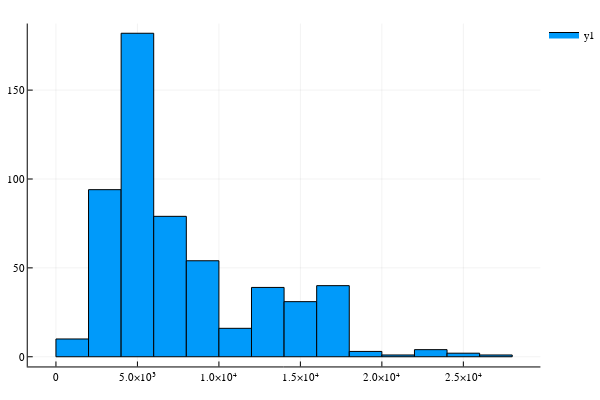

The code cell stored with this chart in its notebook:
### Code cell
function oneRun(rateThreshold::Float64, investDays::Int, redeemDays::Int, ll::FastList{Int}, 
        tradingDays::Vector{Int}, prices::Vector{Float64})
    days::Int = investDays+redeemDays
    amount::Int = 1000
    wallet::Float64 = 0.0;
    
    minWallet = 0;
    for i::Int in 1:length(days)
        dd = tradingDays[i]
        pp = prices[i]
        
        for node in ll
            dayBought::Int = node.data
            rate::Float64 = r(prices[dayBought],p, (dd - tradingDays[dayBought])/365.0)
            if rate > rateThreshold
                num = amount / prices[dayBought]
                wallet += p*num
                del(ll, node)
            end
        end
        if i <= investDays
            wallet -= amount
            push!(ll, i)
        end
        minWallet = min(wallet, minWallet)
    end
    # dispose all the stocks
    for node in ll
        dayBought::Int = node.data
        num = amount / prices[dayBought]

        wallet += prices[days]*num
    end
#     display(plot(fit(Histogram, daysToRedeem, 0:10)))
    return wallet
end

function simulate()
    dates, prices = preprocess("INFY");
    wallets::Vector{Float64} = Vector{Float64}(undef, 1)

    ll = FastList{Int}(10000);
    investDays::Int = 365*2; redeemDays::Int = 365; days = investDays + redeemDays
    for start in 1:length(dates) - days - 10
        ddates = dates[start:end];
        pprices = prices[start:end];
        wallet = oneRun(0.1, investDays, redeemDays, ll,
        ddates, pprices);
        push!(wallets, wallet);
        reset!(ll);
    end
    histogram(wallets)
end
@time simulate()

### Figure 1 — Plotly figure (JSON) as saved in the notebook; plotly's stock layout.template omitted (floating-point values rounded to 4 significant figures)
{"data": [{"fill": "tozeroy", "fillcolor": "rgba(0, 154, 250, 1.000)", "legendgroup": "y1", "line": {"color": "rgba(0, 0, 0, 1)", "dash": "solid", "width": 1}, "mode": "lines", "name": "y1", "showlegend": true, "type": "scatter", "x": [0, 0, 2000, 2000, 0, 0], "xaxis": "x", "y": [10, 0, 0, 10, 10, 10], "yaxis": "y"}, {"fill": "tozeroy", "fillcolor": "rgba(0, 154, 250, 1.000)", "legendgroup": "y1", "line": {"color": "rgba(0, 0, 0, 1)", "dash": "solid", "width": 1}, "mode": "lines", "name": "y1", "showlegend": false, "type": "scatter", "x": [2000, 2000, 4000, 4000, 2000, 2000], "xaxis": "x", "y": [94, 0, 0, 94, 94, 94], "yaxis": "y"}, {"fill": "tozeroy", "fillcolor": "rgba(0, 154, 250, 1.000)", "legendgroup": "y1", "line": {"color": "rgba(0, 0, 0, 1)", "dash": "solid", "width": 1}, "mode": "lines", "name": "y1", "showlegend": false, "type": "scatter", "x": [4000, 4000, 6000, 6000, 4000, 4000], "xaxis": "x", "y": [182, 0, 0, 182, 182, 182], "yaxis": "y"}, {"fill": "tozeroy", "fillcolor": "rgba(0, 154, 250, 1.000)", "legendgroup": "y1", "line": {"color": "rgba(0, 0, 0, 1)", "dash": "solid", "width": 1}, "mode": "lines", "name": "y1", "showlegend": false, "type": "scatter", "x": [6000, 6000, 8000, 8000, 6000, 6000], "xaxis": "x", "y": [79, 0, 0, 79, 79, 79], "yaxis": "y"}, {"fill": "tozeroy", "fillcolor": "rgba(0, 154, 250, 1.000)", "legendgroup": "y1", "line": {"color": "rgba(0, 0, 0, 1)", "dash": "solid", "width": 1}, "mode": "lines", "name": "y1", "showlegend": false, "type": "scatter", "x": [8000, 8000, 10000, 10000, 8000, 8000], "xaxis": "x", "y": [54, 0, 0, 54, 54, 54], "yaxis": "y"}, {"fill": "tozeroy", "fillcolor": "rgba(0, 154, 250, 1.000)", "legendgroup": "y1", "line": {"color": "rgba(0, 0, 0, 1)", "dash": "solid", "width": 1}, "mode": "lines", "name": "y1", "showlegend": false, "type": "scatter", "x": [10000, 10000, 12000, 12000, 10000, 10000], "xaxis": "x", "y": [16, 0, 0, 16, 16, 16], "yaxis": "y"}, {"fill": "tozeroy", "fillcolor": "rgba(0, 154, 250, 1.000)", "legendgroup": "y1", "line": {"color": "rgba(0, 0, 0, 1)", "dash": "solid", "width": 1}, "mode": "lines", "name": "y1", "showlegend": false, "type": "scatter", "x": [12000, 12000, 14000, 14000, 12000, 12000], "xaxis": "x", "y": [39, 0, 0, 39, 39, 39], "yaxis": "y"}, {"fill": "tozeroy", "fillcolor": "rgba(0, 154, 250, 1.000)", "legendgroup": "y1", "line": {"color": "rgba(0, 0, 0, 1)", "dash": "solid", "width": 1}, "mode": "lines", "name": "y1", "showlegend": false, "type": "scatter", "x": [14000, 14000, 16000, 16000, 14000, 14000], "xaxis": "x", "y": [31, 0, 0, 31, 31, 31], "yaxis": "y"}, {"fill": "tozeroy", "fillcolor": "rgba(0, 154, 250, 1.000)", "legendgroup": "y1", "line": {"color": "rgba(0, 0, 0, 1)", "dash": "solid", "width": 1}, "mode": "lines", "name": "y1", "showlegend": false, "type": "scatter", "x": [16000, 16000, 18000, 18000, 16000, 16000], "xaxis": "x", "y": [40, 0, 0, 40, 40, 40], "yaxis": "y"}, {"fill": "tozeroy", "fillcolor": "rgba(0, 154, 250, 1.000)", "legendgroup": "y1", "line": {"color": "rgba(0, 0, 0, 1)", "dash": "solid", "width": 1}, "mode": "lines", "name": "y1", "showlegend": false, "type": "scatter", "x": [18000, 18000, 20000, 20000, 18000, 18000], "xaxis": "x", "y": [3, 0, 0, 3, 3, 3], "yaxis": "y"}, {"fill": "tozeroy", "fillcolor": "rgba(0, 154, 250, 1.000)", "legendgroup": "y1", "line": {"color": "rgba(0, 0, 0, 1)", "dash": "solid", "width": 1}, "mode": "lines", "name": "y1", "showlegend": false, "type": "scatter", "x": [20000, 20000, 22000, 22000, 20000, 20000], "xaxis": "x", "y": [1, 0, 0, 1, 1, 1], "yaxis": "y"}, {"fill": "tozeroy", "fillcolor": "rgba(0, 154, 250, 1.000)", "legendgroup": "y1", "line": {"color": "rgba(0, 0, 0, 1)", "dash": "solid", "width": 1}, "mode": "lines", "name": "y1", "showlegend": false, "type": "scatter", "x": [22000, 22000, 24000, 24000, 22000, 22000], "xaxis": "x", "y": [4, 0, 0, 4, 4, 4], "yaxis": "y"}, {"fill": "tozeroy", "fillcolor": "rgba(0, 154, 250, 1.000)", "legendgroup": "y1", "line": {"color": "rgba(0, 0, 0, 1)", "dash": "solid", "width": 1}, "mode": "lines", "name": "y1", "showlegend": false, "type": "scatter", "x": [24000, 24000, 26000, 26000, 24000, 24000], "xaxis": "x", "y": [2, 0, 0, 2, 2, 2], "yaxis": "y"}, {"fill": "tozeroy", "fillcolor": "rgba(0, 154, 250, 1.000)", "legendgroup": "y1", "line": {"color": "rgba(0, 0, 0, 1)", "dash": "solid", "width": 1}, "mode": "lines", "name": "y1", "showlegend": false, "type": "scatter", "x": [26000, 26000, 28000, 28000, 26000, 26000], "xaxis": "x", "y": [1, 0, 0, 1, 1, 1], "yaxis": "y"}], "layout": {"annotations": [], "height": 400, "legend": {"bgcolor": "rgba(255, 255, 255, 1.000)", "bordercolor": "rgba(0, 0, 0, 1)", "font": {"color": "rgba(0, 0, 0, 1)", "family": "sans-serif", "size": 11}, "tracegroupgap": 0, "x": 1, "y": 1}, "margin": {"b": 20, "l": 0, "r": 0, "t": 20}, "paper_bgcolor": "rgba(255, 255, 255, 1.000)", "plot_bgcolor": "rgba(255, 255, 255, 1.000)", "showlegend": true, "width": 600, "xaxis": {"anchor": "y", "domain": [0.05101, 0.9934], "gridcolor": "rgba(0, 0, 0, 0.1)", "gridwidth": 0.5, "linecolor": "rgba(0, 0, 0, 1)", "mirror": false, "range": [-1730.0, 29730.0], "showgrid": true, "showline": true, "showticklabels": true, "tickangle": 0, "tickcolor": "rgb(0, 0, 0)", "tickfont": {"color": "rgba(0, 0, 0, 1)", "family": "sans-serif", "size": 11}, "tickmode": "array", "ticks": "inside", "ticktext": ["0", "5.0×10³", "1.0×10⁴", "1.5×10⁴", "2.0×10⁴", "2.5×10⁴"], "tickvals": [0, 5000, 10000, 15000, 20000, 25000], "title": {"font": {"color": "rgba(0, 0, 0, 1)", "family": "sans-serif", "size": 15}, "text": ""}, "type": "linear", "visible": true, "zeroline": false, "zerolinecolor": "rgba(0, 0, 0, 1)"}, "yaxis": {"anchor": "x", "domain": [0.03762, 0.9902], "gridcolor": "rgba(0, 0, 0, 0.1)", "gridwidth": 0.5, "linecolor": "rgba(0, 0, 0, 1)", "mirror": false, "range": [-5.46, 187.5], "showgrid": true, "showline": true, "showticklabels": true, "tickangle": 0, "tickcolor": "rgb(0, 0, 0)", "tickfont": {"color": "rgba(0, 0, 0, 1)", "family": "sans-serif", "size": 11}, "tickmode": "array", "ticks": "inside", "ticktext": ["0", "50", "100", "150"], "tickvals": [0, 50, 100, 150], "title": {"font": {"color": "rgba(0, 0, 0, 1)", "family": "sans-serif", "size": 15}, "text": ""}, "type": "linear", "visible": true, "zeroline": false, "zerolinecolor": "rgba(0, 0, 0, 1)"}}}
